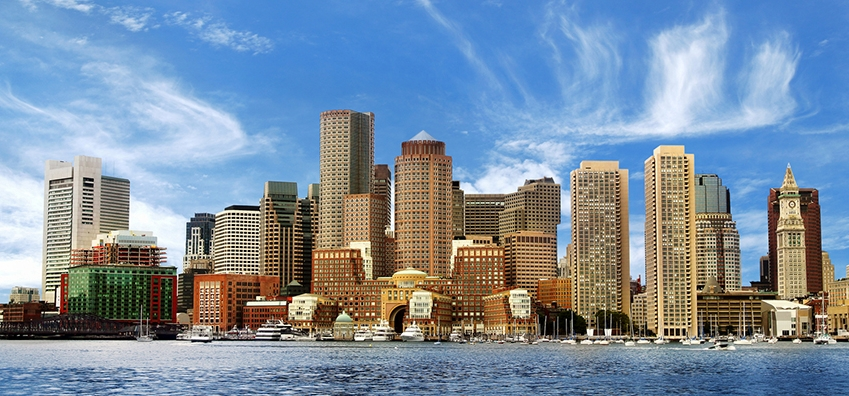
#> input picture photos/boston.jpeg, 849 x 396 px
$ python histograms.py
#> lines starting #> are read from the running program, lines starting #| are printed output that depends on the picture; after the words box and inside, x2 and y2 are one past the last pixel; in counts of white or black regions, pixels touching at a corner belong together
from turtle import color
import cv2 as cv
import matplotlib.pyplot as plt
import numpy as np

img=cv.imread('photos/boston.jpeg')
#> img is the input picture: shape (396, 849, 3); mean B, G, R 161.1, 142.3, 124.1
cv.imshow('Cat',img)

gray=cv.cvtColor(img,cv.COLOR_BGR2GRAY)
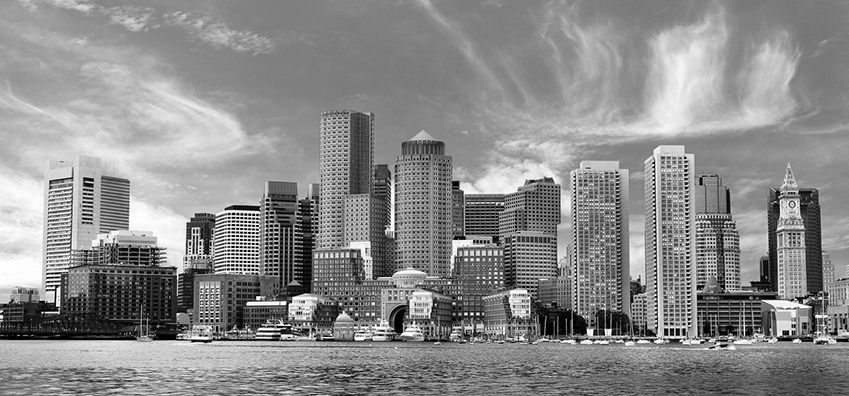
#> gray: shape (396, 849); min 0, max 255, mean 139
cv.imshow('Gray',gray)

# [39 lines of commented-out code are left out]
blank=np.zeros(img.shape[:2],dtype='uint8')
cv.imshow('Blank',blank)
circle=cv.circle(blank,(img.shape[1]//2,img.shape[0]//2),100,255,-1)
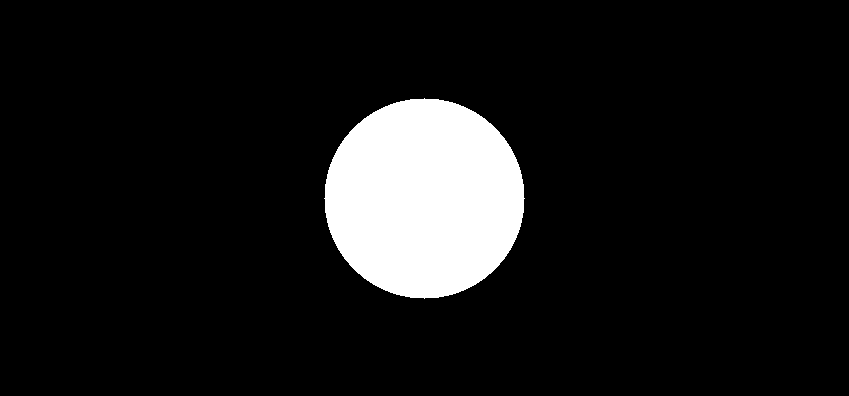
#> blank: shape (396, 849); 9.3% white; 1 white region, box (x1, y1, x2, y2) and area: (324, 98, 525, 299) 31417
masked=cv.bitwise_and(img,img,mask=circle)
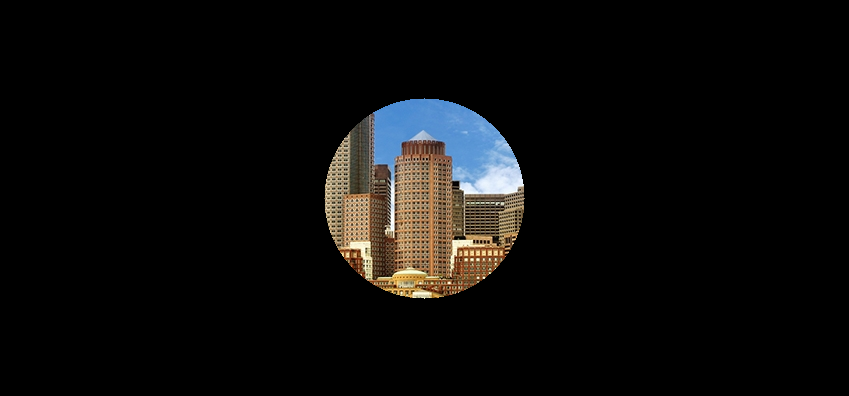
#> masked: shape (396, 849, 3); mean B, G, R 10.9, 11.7, 12.2
cv.imshow('Masked',masked)
plt.figure()
plt.title('Colour Histogram')
plt.xlabel('Bins')
plt.ylabel('# of pixels')
colors=('b','g','r')
for i,col in enumerate(colors):
    hist=cv.calcHist([img],[i],circle,[256],[0,256])
    plt.plot(hist,color=col)
    plt.xlim([0,256])
plt.show()
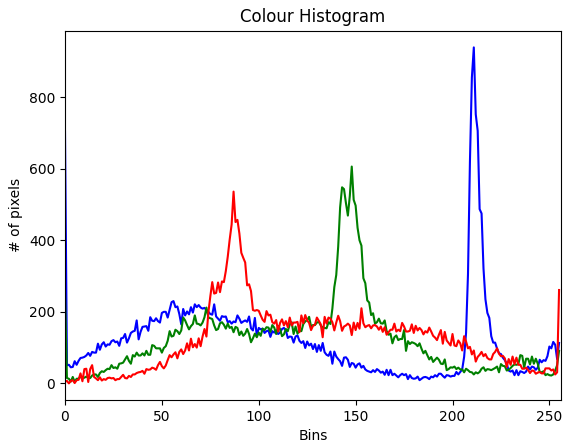
#> figure drawn by matplotlib, 1 panel; curve peaks at x = 211, y = 939; curve peaks at x = 148, y = 606; curve peaks at x = 87, y = 536

cv.waitKey(0)

$ run again, with photos/cat.jpeg copied over photos/boston.jpeg
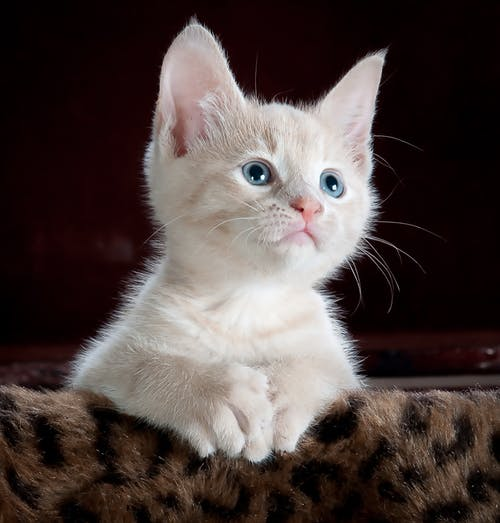
#> input picture photos/cat.jpeg, 500 x 523 px
#> img is the input picture: shape (523, 500, 3); mean B, G, R 64.1, 66.6, 78.3
#> `circle=cv.circle(blank,(img.shape[1]//2,img.shape[0]//2),100,255,-1)`:
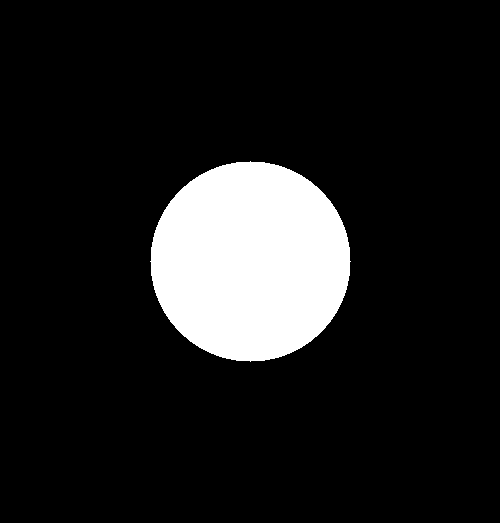
#> blank: shape (523, 500); 12% white; 1 white region, box (x1, y1, x2, y2) and area: (150, 161, 351, 362) 31417
#> `plt.show()`:
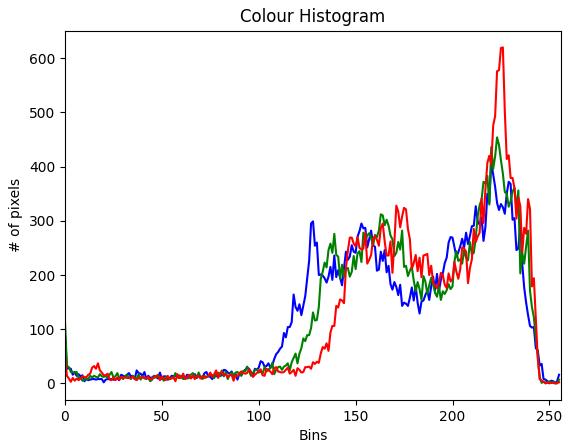
#> figure drawn by matplotlib, 1 panel; curve peaks at x = 220, y = 408; curve peaks at x = 223, y = 454; curve peaks at x = 226, y = 620
